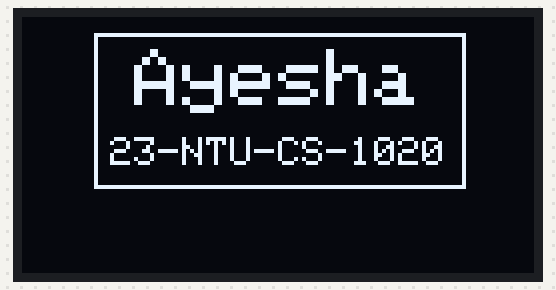
A program run on a simulated ESP32. Parts: 128×64 one-colour display.

Above: at 0.1 s.

The program:

main.cpp
```cpp
// OLED example: Adafruit SSD1306 + Adafruit_GFX
#include <Wire.h>
#include <Adafruit_GFX.h>
#include <Adafruit_SSD1306.h>

#define SCREEN_WIDTH 128
#define SCREEN_HEIGHT 64
#define OLED_RESET    -1

Adafruit_SSD1306 display(SCREEN_WIDTH, SCREEN_HEIGHT, &Wire, OLED_RESET);

const char* name = "Ayesha";
const char* id   = "23-NTU-CS-1020";

void setup() {
  Serial.begin(115200);
  if (!display.begin(SSD1306_SWITCHCAPVCC, 0x3C)) {
    Serial.println("SSD1306 init failed");
    while (1);
  }
  display.clearDisplay();

  // Choose text properties
  display.setTextSize(2);            // scale (1..)
  display.setTextColor(SSD1306_WHITE);

  // Measure name text
  int16_t x1, y1;
  uint16_t w, h;
  display.getTextBounds(name, 0, 0, &x1, &y1, &w, &h);

  // We'll place name at (x,y) centered horizontally
  int16_t xName = (SCREEN_WIDTH - w) / 2;
  int16_t yName = 8;

  // Draw name
  display.setCursor(xName, yName);
  display.print(name);

  // Measure ID text (smaller)
  display.setTextSize(1);
  display.getTextBounds(id, 0, 0, &x1, &y1, &w, &h);
  int16_t xId = (SCREEN_WIDTH - w) / 2;
  int16_t yId = yName + 22; // gap under name

  display.setCursor(xId, yId);
  display.print(id);

  // Compute bounding rectangle that covers both texts
  // Recompute bounds for name and id with their actual sizes & positions
  display.setTextSize(2);
  display.getTextBounds(name, xName, yName, &x1, &y1, &w, &h);
  int16_t left = x1;
  int16_t top  = y1;
  int16_t right = x1 + w;
  int16_t bottom = y1 + h;

  display.setTextSize(1);
  display.getTextBounds(id, xId, yId, &x1, &y1, &w, &h);

// Cast to int for consistent type comparison
  left   = min((int)left,   (int)x1);
  top    = min((int)top,    (int)y1);
  right  = max((int)right,  (int)(x1 + w));
  bottom = max((int)bottom, (int)(y1 + h));


  // add small padding
  int pad = 4;
  left = max(0, left - pad);
  top  = max(0, top - pad);
  right = min(SCREEN_WIDTH - 1, right + pad);
  bottom = min(SCREEN_HEIGHT - 1, bottom + pad);

  // Draw rectangle
  display.drawRect(left, top, right - left + 1, bottom - top + 1, SSD1306_WHITE);

  display.display();
}

void loop() {
  // nothing to do
}
```
